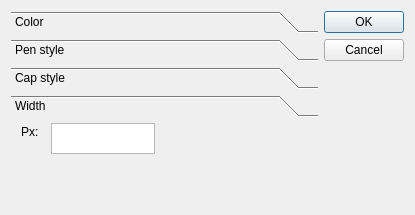
<?xml version="1.0" encoding="UTF-8"?>
<ui version="4.0">
 <class>StyleDialog</class>
 <widget class="QDialog" name="StyleDialog">
  <property name="geometry">
   <rect>
    <x>0</x>
    <y>0</y>
    <width>415</width>
    <height>215</height>
   </rect>
  </property>
  <property name="windowTitle">
   <string>Dialog</string>
  </property>
  <layout class="QGridLayout" name="gridLayout">
   <item row="0" column="0">
    <widget class="QToolBox" name="toolBox">
     <property name="autoFillBackground">
      <bool>true</bool>
     </property>
     <property name="currentIndex">
      <number>3</number>
     </property>
     <widget class="QWidget" name="page1">
      <property name="geometry">
       <rect>
        <x>0</x>
        <y>0</y>
        <width>306</width>
        <height>73</height>
       </rect>
      </property>
      <attribute name="label">
       <string>Color</string>
      </attribute>
      <widget class="QLabel" name="label">
       <property name="geometry">
        <rect>
         <x>0</x>
         <y>0</y>
         <width>67</width>
         <height>17</height>
        </rect>
       </property>
       <property name="text">
        <string>RGB:</string>
       </property>
      </widget>
      <widget class="QTextEdit" name="ColorField">
       <property name="geometry">
        <rect>
         <x>40</x>
         <y>0</y>
         <width>104</width>
         <height>31</height>
        </rect>
       </property>
      </widget>
      <widget class="QLabel" name="label_2">
       <property name="geometry">
        <rect>
         <x>40</x>
         <y>30</y>
         <width>101</width>
         <height>17</height>
        </rect>
       </property>
       <property name="font">
        <font>
         <pointsize>7</pointsize>
         <weight>75</weight>
         <italic>true</italic>
         <bold>true</bold>
        </font>
       </property>
       <property name="text">
        <string>Ex: FFFFFFF - Branco</string>
       </property>
      </widget>
     </widget>
     <widget class="QWidget" name="page_2">
      <property name="geometry">
       <rect>
        <x>0</x>
        <y>0</y>
        <width>306</width>
        <height>73</height>
       </rect>
      </property>
      <attribute name="label">
       <string>Pen style</string>
      </attribute>
      <layout class="QVBoxLayout" name="verticalLayout">
       <item>
        <widget class="QComboBox" name="PenStyleComboBox"/>
       </item>
      </layout>
     </widget>
     <widget class="QWidget" name="page3">
      <attribute name="label">
       <string>Cap style</string>
      </attribute>
      <widget class="QComboBox" name="CapStyleComboBox">
       <property name="geometry">
        <rect>
         <x>4</x>
         <y>10</y>
         <width>281</width>
         <height>27</height>
        </rect>
       </property>
      </widget>
     </widget>
     <widget class="QWidget" name="Width">
      <attribute name="label">
       <string>Width</string>
      </attribute>
      <widget class="QLabel" name="label_3">
       <property name="geometry">
        <rect>
         <x>10</x>
         <y>0</y>
         <width>41</width>
         <height>17</height>
        </rect>
       </property>
       <property name="text">
        <string>Px:</string>
       </property>
      </widget>
      <widget class="QTextEdit" name="WidthField">
       <property name="geometry">
        <rect>
         <x>40</x>
         <y>0</y>
         <width>104</width>
         <height>31</height>
        </rect>
       </property>
      </widget>
     </widget>
    </widget>
   </item>
   <item row="0" column="1">
    <widget class="QDialogButtonBox" name="buttonBox">
     <property name="orientation">
      <enum>Qt::Vertical</enum>
     </property>
     <property name="standardButtons">
      <set>QDialogButtonBox::Cancel|QDialogButtonBox::Ok</set>
     </property>
    </widget>
   </item>
  </layout>
 </widget>
 <resources/>
 <connections>
  <connection>
   <sender>buttonBox</sender>
   <signal>accepted()</signal>
   <receiver>StyleDialog</receiver>
   <slot>accept()</slot>
   <hints>
    <hint type="sourcelabel">
     <x>248</x>
     <y>254</y>
    </hint>
    <hint type="destinationlabel">
     <x>157</x>
     <y>274</y>
    </hint>
   </hints>
  </connection>
  <connection>
   <sender>buttonBox</sender>
   <signal>rejected()</signal>
   <receiver>StyleDialog</receiver>
   <slot>reject()</slot>
   <hints>
    <hint type="sourcelabel">
     <x>316</x>
     <y>260</y>
    </hint>
    <hint type="destinationlabel">
     <x>286</x>
     <y>274</y>
    </hint>
   </hints>
  </connection>
 </connections>
</ui>
